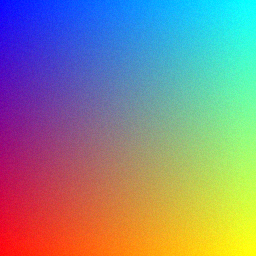
#> input picture data/analyses/0422c394d93c/analysis_1778795201.png, 256 x 256 px
$ python -i residual_noise.py   (imports and definitions only)
#> lines starting #> are read from the running program, lines starting #| are printed output that depends on the picture
### app/core/logger.py
import logging
import sys


LOGGER_NAME = "forensic-image-recovery"


def get_logger(name: str = LOGGER_NAME) -> logging.Logger:
    """
    Retourne un logger configuré une seule fois.
    """
    logger = logging.getLogger(name)

    if logger.handlers:
        return logger

    logger.setLevel(logging.INFO)

    handler = logging.StreamHandler(sys.stdout)
    handler.setLevel(logging.INFO)

    formatter = logging.Formatter(
        fmt="%(asctime)s | %(levelname)s | %(name)s | %(message)s",
        datefmt="%Y-%m-%d %H:%M:%S",
    )
    handler.setFormatter(formatter)

    logger.addHandler(handler)
    logger.propagate = False
    return logger


logger = get_logger()

### app/modules/noise/residual_noise.py
"""app/modules/noise/residual_noise.py + prnu_analyzer.py — K18.

Analyse du bruit residuel et detection d incoherences par PRNU/SPN.
Utile pour detecter les zones collee ou retouchees.
"""
from __future__ import annotations

from pathlib import Path
from typing import Any

import cv2
import numpy as np

from app.core.logger import logger

_PROJECT_ROOT = Path(__file__).resolve().parents[3]
_REPORTS_DIR  = _PROJECT_ROOT / "data" / "reports"
# [1 line not run here, left out]


# ---------------------------------------------------------------------------
# Extraction bruit residuel
# ---------------------------------------------------------------------------

def extract_residual_noise(image: np.ndarray, wavelet_passes: int = 1) -> np.ndarray:
    """Extrait le bruit residuel par soustraction d un filtre lissant.

    Methode : image - denoised (filtre bilateral).
    Approxime le bruit capteur (SPN) sans librairie wavelet externe.
    """
    if image.ndim == 3:
        gray = cv2.cvtColor(image, cv2.COLOR_BGR2GRAY).astype(np.float32)
    else:
        gray = image.astype(np.float32)

    # Plusieurs passes de debruitage pour approcher le bruit pur
    denoised = gray.copy()
    for _ in range(wavelet_passes):
        denoised = cv2.bilateralFilter(
            denoised.astype(np.uint8), d=9, sigmaColor=75, sigmaSpace=75
        ).astype(np.float32)

    noise = gray - denoised
    return noise


def compute_noise_consistency(
    image_path: str | Path,
    block_size: int = 32,
) -> dict[str, Any]:
    """Calcule la coherence du bruit residuel par blocs.

    Un bloc retouche ou colle aura un profil de bruit different
    du reste de l image (variance anormale).

    Returns:
        dict avec consistency, suspicious_regions, heatmap_path
    """
#> called with block_size = 32
    image_path = Path(image_path)
    if not image_path.exists():
        raise FileNotFoundError(f"Image introuvable : {image_path}")

    img = cv2.imread(str(image_path), cv2.IMREAD_COLOR)
#> img is the input picture: shape (256, 256, 3); mean B, G, R 136.7, 136.7, 136.8
    if img is None:
        raise ValueError(f"Impossible de charger : {image_path}")

    h, w = img.shape[:2]
#> h = 256; w = 256
    noise = extract_residual_noise(img)
#> in extract_residual_noise, `gray = cv2.cvtColor(image, cv2.COLOR_BGR2GRAY).astype(np.float32)`:
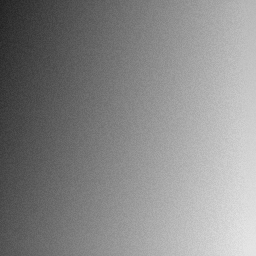
#> gray: shape (256, 256) float32; min 33, max 230, mean 136.7
#> in extract_residual_noise, `noise = gray - denoised`:
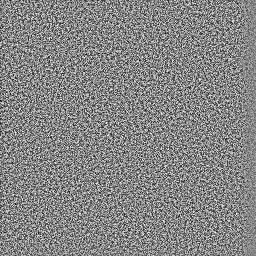
#> noise: shape (256, 256) float32; min -11, max 10, mean -0.0042; drawn with min black and max white

    # Variance du bruit par bloc
    block_variances: list[float] = []
    block_positions: list[tuple[int,int]] = []

    for by in range(0, h - block_size, block_size):
        for bx in range(0, w - block_size, block_size):
            block = noise[by:by+block_size, bx:bx+block_size]
            var = float(np.var(block))
            block_variances.append(var)
            block_positions.append((by, bx))
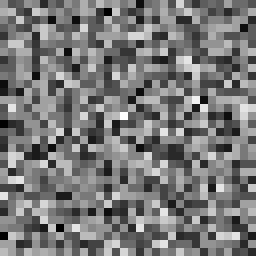
#> block: shape (32, 32) float32 (shown 8 times larger); min -9, max 10, mean -0.0176; drawn with min black and max white
#> after the loop, block_positions = 49 pairs, first value 0 to 192, second value 0 to 192; block_variances = 49 values, max 15.88 at index 1, min 13.6 at index 2, mean 14.72

    if not block_variances:
        return {
            "image_path": str(image_path), "noise_consistency": 1.0,
            "suspicious_regions": [], "heatmap_path": None,
            "mean_variance": 0.0, "std_variance": 0.0,
        }

    arr_var = np.array(block_variances)
#> arr_var has the same summary as block_variances
    mean_v  = float(np.mean(arr_var))
#> mean_v = 14.72
    std_v   = float(np.std(arr_var))
#> std_v = 0.497

    # Regions suspectes : variance deviant de > 2 sigma
    suspicious: list[dict[str, Any]] = []
    threshold  = mean_v + 2.0 * std_v
#> threshold = 15.71

    for var, (by, bx) in zip(block_variances, block_positions):
        if var > threshold:
            suspicious.append({
                "x": bx, "y": by,
                "w": block_size, "h": block_size,
                "variance": round(var, 3),
                "deviation": round((var - mean_v) / max(std_v, 1e-6), 2),
            })
#> this loop made 49 passes
#> (var, by, bx) on passes 1 to 12: (14.18, 0, 0), (15.88, 0, 32), (13.6, 0, 64), (14.27, 0, 96), (14.15, 0, 128), (14.5, 0, 160), (14.35, 0, 192), (14.21, 32, 0), (14.61, 32, 32), (14.15, 32, 64), (14.53, 32, 96), (14.33, 32, 128)
#> after the loop, suspicious = 1 item

    # Coherence = 1 - (nb suspects / nb total)
    consistency = float(1.0 - len(suspicious) / max(len(block_variances), 1))
#> consistency = 0.98

    # Heatmap
    heatmap_path = _generate_heatmap(img, noise, block_variances,
                                      block_positions, block_size, image_path.stem)

    logger.info("NoiseConsistency %s | consistency=%.3f suspects=%d",
                image_path.name, consistency, len(suspicious))

    return {
        "image_path":         str(image_path),
        "noise_consistency":  round(consistency, 3),
        "suspicious_regions": suspicious[:20],
        "heatmap_path":       heatmap_path,
        "mean_variance":      round(mean_v, 3),
        "std_variance":       round(std_v, 3),
        "n_blocks_total":     len(block_variances),
        "n_blocks_suspicious": len(suspicious),
    }


def _generate_heatmap(
    original: np.ndarray,
    noise: np.ndarray,
    variances: list[float],
    positions: list[tuple[int,int]],
    block_size: int,
    stem: str,
) -> str | None:
    """Genere une heatmap coloree des variances de bruit."""
#> called with block_size = 32, stem = 'analysis_1778795201'
    try:
        h, w = original.shape[:2]
#> h = 256; w = 256
        heatmap = np.zeros((h, w), dtype=np.float32)

        if not variances:
            return None

        arr_var = np.array(variances)
#> arr_var has the same summary as block_variances in compute_noise_consistency
        vmin, vmax = float(arr_var.min()), float(arr_var.max())
#> vmin = 13.6; vmax = 15.88
        if vmax == vmin:
            return None

        for var, (by, bx) in zip(variances, positions):
            normalized = (var - vmin) / (vmax - vmin)
            heatmap[by:by+block_size, bx:bx+block_size] = normalized
#> this loop made 49 passes
#> (var, by, bx, normalized) on passes 1 to 12: (14.18, 0, 0, 0.254), (15.88, 0, 32, 1), (13.6, 0, 64, 0), (14.27, 0, 96, 0.293), (14.15, 0, 128, 0.243), (14.5, 0, 160, 0.398), (14.35, 0, 192, 0.328), (14.21, 32, 0, 0.27), (14.61, 32, 32, 0.445), (14.15, 32, 64, 0.241), (14.53, 32, 96, 0.411), (14.33, 32, 128, 0.323)
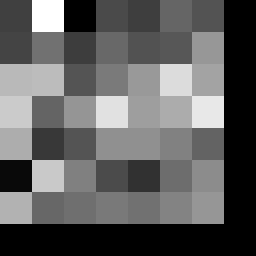
#> heatmap: shape (256, 256) float32; min 0, max 1, mean 0.376

        heatmap_uint8 = (heatmap * 255).astype(np.uint8)
        heatmap_color = cv2.applyColorMap(heatmap_uint8, cv2.COLORMAP_JET)
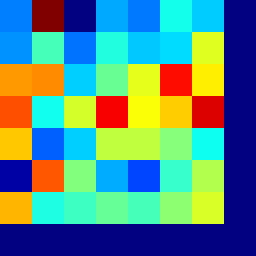
#> heatmap_color: shape (256, 256, 3); mean B, G, R 132.4, 140, 87.2

        # Blend avec l image originale
        overlay = cv2.addWeighted(original, 0.6, heatmap_color, 0.4, 0)
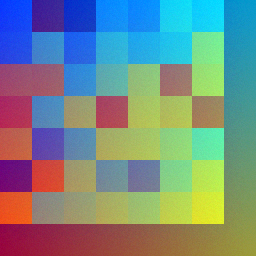
#> overlay: shape (256, 256, 3); mean B, G, R 135, 138, 116.9

        import time
        ts = int(time.time())
        out_path = _REPORTS_DIR / f"heatmap_{stem}_{ts}.png"
        cv2.imwrite(str(out_path), overlay)
        return str(out_path)
    except Exception as exc:
        logger.debug("Heatmap generation echouee : %s", exc)
        return None


# ---------------------------------------------------------------------------
# PRNU — Photo Response Non-Uniformity
# ---------------------------------------------------------------------------

# [50 lines left out: functions compute_prnu_signature, compare_prnu, not called in this run]

>>> result = compute_noise_consistency('../../../data/analyses/0422c394d93c/analysis_1778795201.png')
#| 2026-11-20 20:55:03 | INFO | forensic-image-recovery | NoiseConsistency analysis_1778795201.png | consistency=0.980 suspects=1
#> result = 8 items
